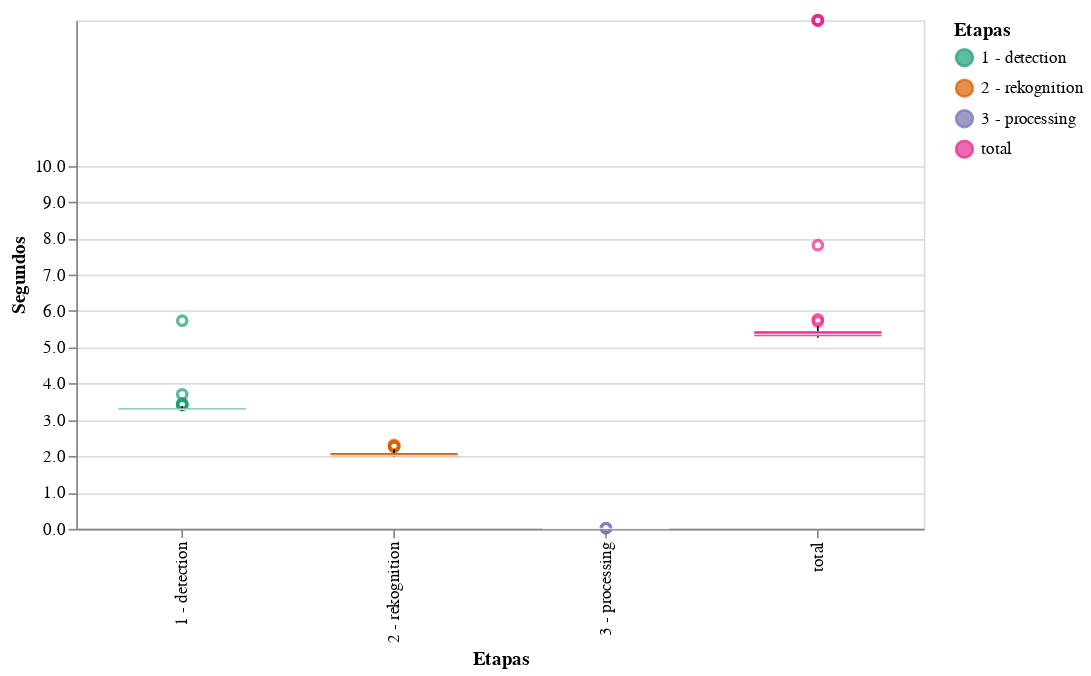

Notebook source saved alongside this figure:
### Code cell
ls.append(['total',14.0])
data_alt = pd.DataFrame(ls, columns=['stage', 'seconds'])

alt.Chart(data_alt, width=500).mark_boxplot(extent=1.5, size=75).encode(
    x=alt.X('stage', title='Etapas'),
    y=alt.Y('seconds',title='Segundos', axis=alt.Axis(values=list(range(11)),grid=True, tickCount=20)),
    color=alt.Color('stage', scale=alt.Scale(scheme='dark2'), title="Etapas")
)

### Figure 1 — Vega-Lite specification as saved in the notebook (floating-point values rounded to 4 significant figures; data arrays with more than 128 entries replaced by an {"elided": "..."} marker saying what was removed)
{"config": {"view": {"continuousWidth": 400, "continuousHeight": 300}}, "data": {"name": "data-b915a58b11e734c6190f2c2e8d604540"}, "mark": {"type": "boxplot", "extent": 1.5, "size": 75}, "encoding": {"color": {"type": "nominal", "field": "stage", "scale": {"scheme": "dark2"}, "title": "Etapas"}, "x": {"type": "nominal", "field": "stage", "title": "Etapas"}, "y": {"type": "quantitative", "axis": {"grid": true, "tickCount": 20, "values": [0, 1, 2, 3, 4, 5, 6, 7, 8, 9, 10]}, "field": "seconds", "title": "Segundos"}}, "width": 500, "$schema": "https://vega.github.io/schema/vega-lite/v4.8.1.json", "datasets": {"data-b915a58b11e734c6190f2c2e8d604540": {"elided": "196 records"}}}
